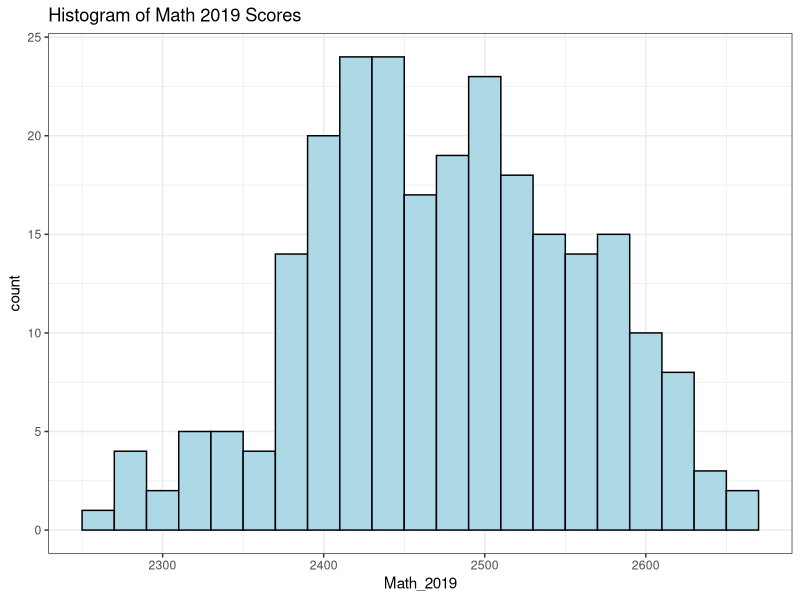
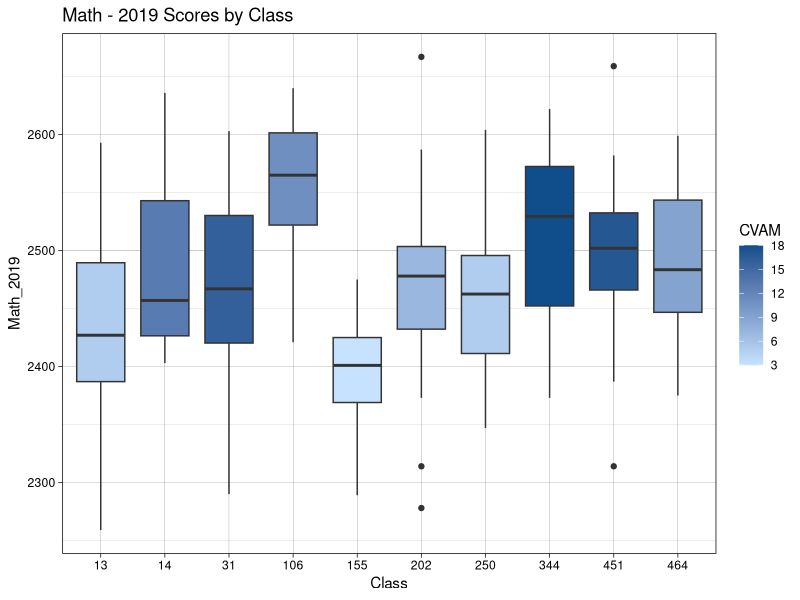
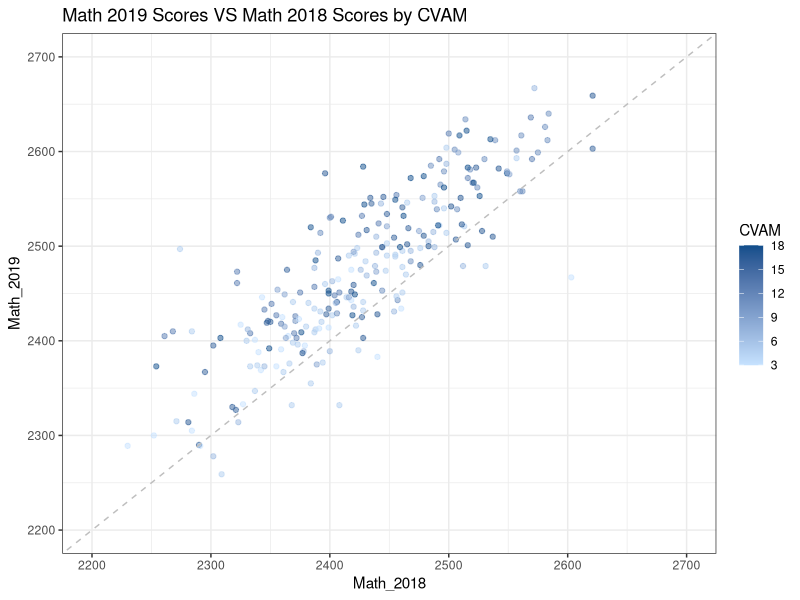
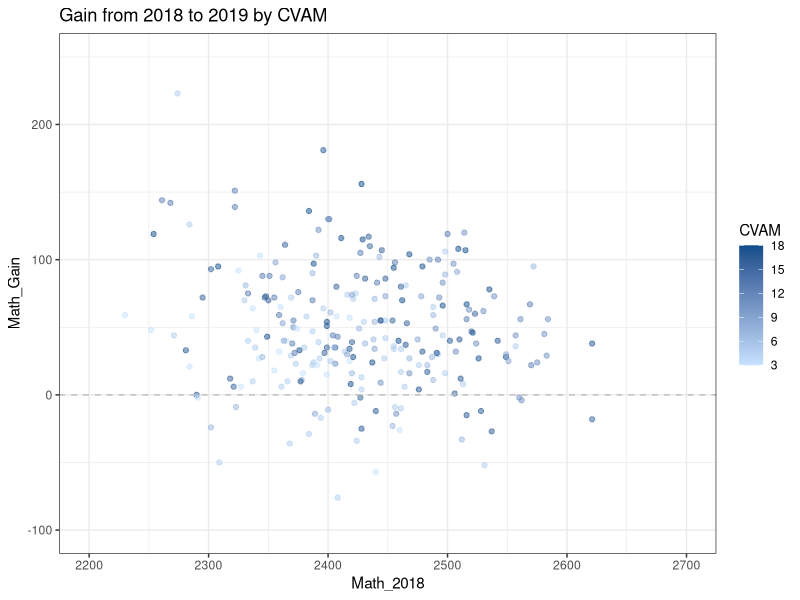
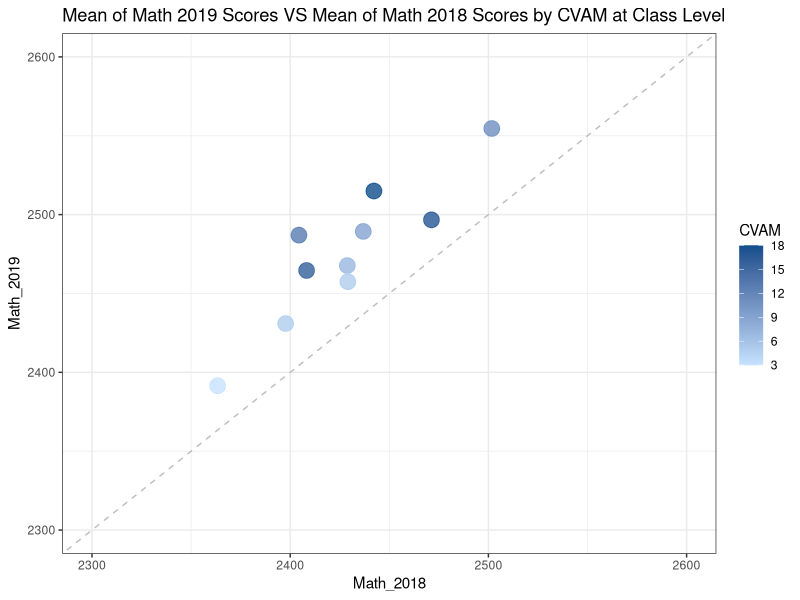
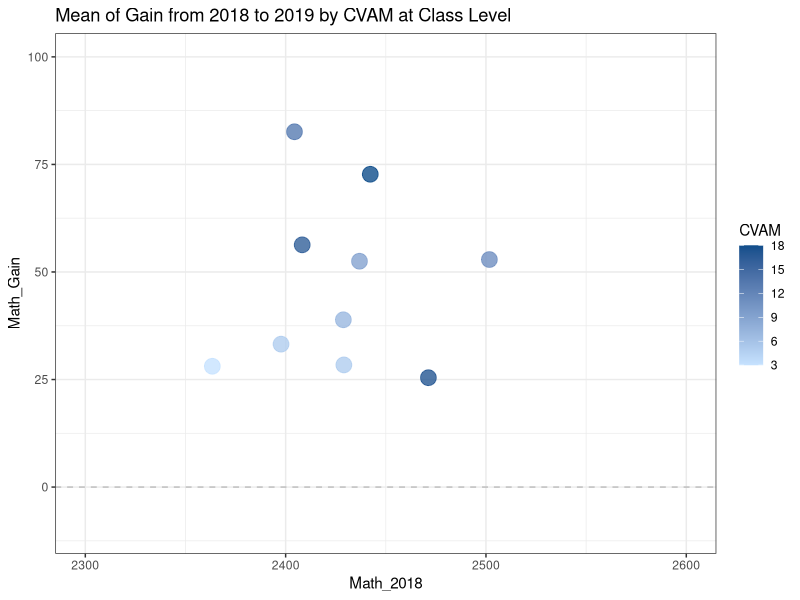
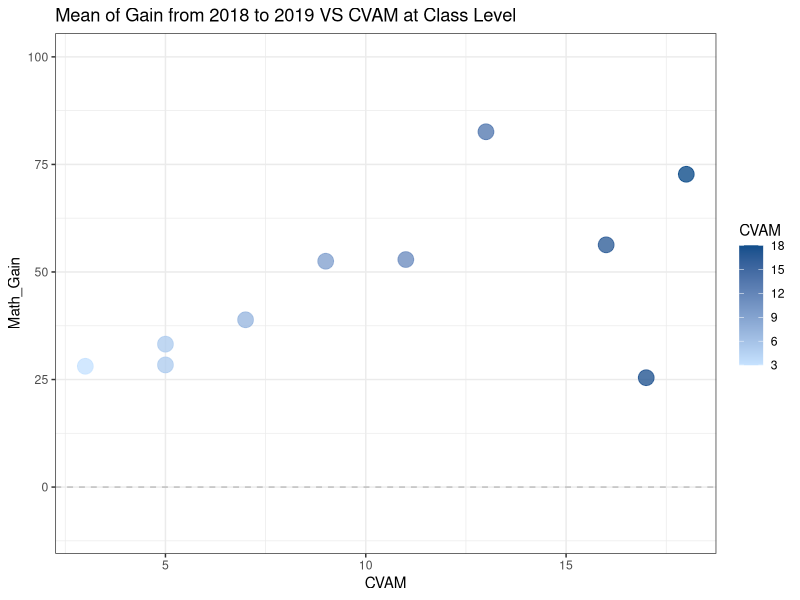

R code for these plots, in order:
## ---- chunk 1
knitr::opts_chunk$set(echo = TRUE)

library(tidyverse)
library(nlme)
library(ggplot2)
library(psych)
require(dplyr)
library(RColorBrewer)
## ---- chunk 2
fproject<-read_csv("data/final_project_data.csv")
set.seed(2022)
fproject_subsample_ID<-sample( unique(fproject$ID),10)

fproject_sub<-fproject%>%
  filter(ID %in% fproject_subsample_ID)%>%
  rename(Math_2019 = X2019_Overall_Scale,
         Math_2018 = X2018_Overall_Scale,
         CVAM = CVA,
         Class = ID)%>%
  mutate(Class = factor(Class))

## ---- chunk 3
ucm <- lme(fixed = Math_2019 ~ 1,
		random = ~ 1 | Class,
		data = fproject_sub)

VarCorr(ucm)
## ---- chunk 4
fproject_sub%>%
  ggplot(aes(x = Math_2019))+
  geom_histogram(binwidth = 20,color = "black",fill = "lightblue")+
  labs(title = "Histogram of Math 2019 Scores")+
  theme_bw()
## ---- chunk 5
fproject_sub%>%count(Class)

fproject_sub%>%
  ggplot(aes(x = Class, y = Math_2019,fill = CVAM))+
  geom_boxplot()+
  scale_fill_continuous(low = "slategray1",high = "dodgerblue4")+
  labs(title = "Math - 2019 Scores by Class ")+
  theme_linedraw()

## ---- chunk 6
fproject_sub%>%
  ggplot(aes(x = Math_2018,y = Math_2019,color = CVAM))+
  geom_point(alpha=0.5)+
  scale_x_continuous(limits = c(2200,2700))+
  scale_y_continuous(limits = c(2200,2700))+
  scale_color_continuous(low = "slategray1",high = "dodgerblue4")+
  geom_abline(intercept = 0, slope = 1, color = "grey",linetype = "dashed")+
  labs(title= "Math 2019 Scores VS Math 2018 Scores by CVAM")+
  theme_bw() 
## ---- chunk 7

fproject_sub%>%
  mutate(Math_Gain = Math_2019-Math_2018)%>%
  ggplot(aes(x = Math_2018,y = Math_Gain,color = CVAM))+
  geom_point(alpha=0.5)+
  scale_x_continuous(limits = c(2200,2700))+
  scale_y_continuous(limits = c(-100,250))+
  scale_color_continuous(low = "slategray1",high = "dodgerblue4")+
  geom_hline(yintercept = 0, color = "grey",linetype = "dashed")+
  labs(title= "Gain from 2018 to 2019 by CVAM")+
  theme_bw() 

## ---- chunk 8
fproject_sub%>%
  group_by(Class)%>%
  summarize(Math_2018 = mean(Math_2018),
         Math_2019 = mean(Math_2019),
         CVAM = mean(CVAM))%>%
  ggplot(aes(x = Math_2018,y = Math_2019,color = CVAM))+
  geom_point(alpha=0.8,size = 5)+
  scale_x_continuous(limits = c(2300,2600))+
  scale_y_continuous(limits = c(2300,2600))+
  scale_color_continuous(low = "slategray1",high = "dodgerblue4")+
  geom_abline(intercept = 0, slope = 1, color = "grey",linetype = "dashed")+
  labs(title= "Mean of Math 2019 Scores VS Mean of Math 2018 Scores by CVAM at Class Level")+
  theme_bw() 
## ---- chunk 9

fproject_sub%>%
  mutate(Math_Gain = Math_2019-Math_2018)%>%
  group_by(Class)%>%
  summarize(Math_2018 = mean(Math_2018),
         Math_Gain = mean(Math_Gain),
         CVAM = mean(CVAM))%>%
  ggplot(aes(x = Math_2018,y = Math_Gain,color = CVAM))+
  geom_point(alpha=0.8,size = 5)+
  scale_x_continuous(limits = c(2300,2600))+
  scale_y_continuous(limits = c(-10,100))+
  scale_color_continuous(low = "slategray1",high = "dodgerblue4")+
  geom_hline(yintercept = 0, color = "grey",linetype = "dashed")+
  labs(title= "Mean of Gain from 2018 to 2019 by CVAM at Class Level")+
  theme_bw() 
## ---- chunk 10
fproject_sub%>%
  mutate(Math_Gain = Math_2019-Math_2018)%>%
  group_by(Class)%>%
  summarize(Math_2018 = mean(Math_2018),
         Math_Gain = mean(Math_Gain),
         CVAM = mean(CVAM))%>%
  ggplot(aes(x = CVAM,y = Math_Gain,color = CVAM))+
  geom_point(alpha=0.8,size = 5)+
  scale_x_continuous()+
  scale_y_continuous(limits = c(-10,100))+
  scale_color_continuous(low = "slategray1",high = "dodgerblue4")+
  geom_hline(yintercept = 0, color = "grey",linetype = "dashed")+
  labs(title= "Mean of Gain from 2018 to 2019 VS CVAM at Class Level")+
  theme_bw() 
## ---- chunk 11
mod <- lme(fixed = Math_2019 ~ 1 + Math_2018+CVAM,
		random = ~ 1| Class,
		data = fproject_sub, 
		control = lmeControl(opt="optim"))

summary(mod)
